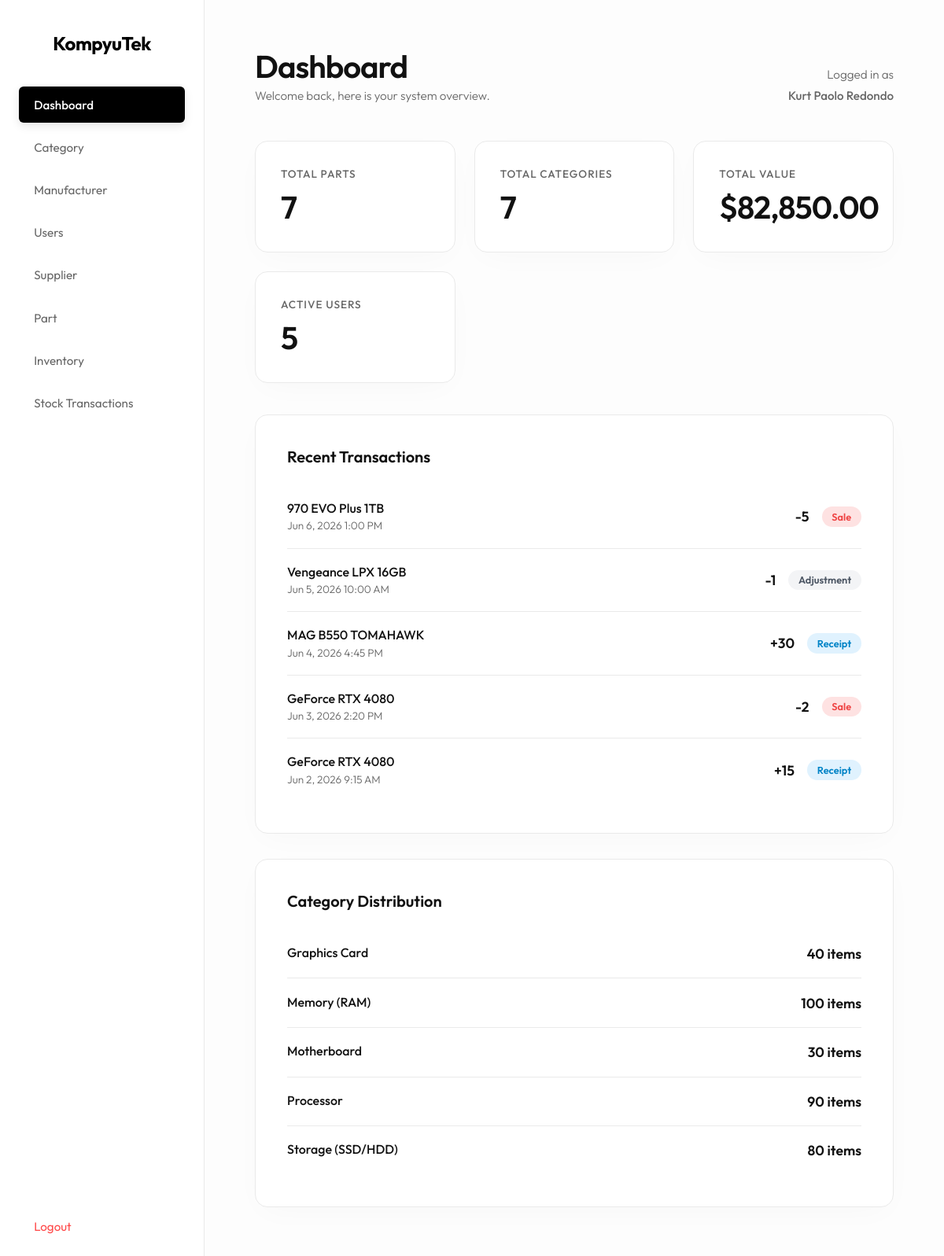
/index.php (signed in), run on the app's committed database.
### tables this page shows
CREATE TABLE `stocktransaction` (
  `TransactionID` int(11) NOT NULL,
  `TransactionType` varchar(255) NOT NULL,
  `Quantity` int(11) NOT NULL,
  `TransactionDate` datetime NOT NULL,
  `Notes` varchar(255) DEFAULT NULL,
  `PartID` int(11) DEFAULT NULL,
  `SupplierID` int(11) DEFAULT NULL,
  `UserID` int(11) DEFAULT NULL,
  `ReferenceNumber` varchar(255) NOT NULL
);

CREATE TABLE `part` (
  `PartID` int(11) NOT NULL,
  `SKU` varchar(255) NOT NULL,
  `PartName` varchar(255) NOT NULL,
  `ModelNumber` varchar(255) DEFAULT NULL,
  `CategoryID` int(11) DEFAULT NULL,
  `ManufacturerID` int(11) DEFAULT NULL,
  `Description` varchar(255) DEFAULT NULL,
  `Price` decimal(10,2) DEFAULT NULL
);

### index.php (the view, shortened to what this page needs)
<?php
include 'db.php';
$total_parts = 0;
$query_parts = "SELECT COUNT(*) AS total FROM Part";
$parts_result = $conn->query($query_parts);
if ($parts_result) {
    $parts_row = $parts_result->fetch_assoc();
    $total_parts = $parts_row['total'];
}
$total_categories = 0;
$query_cats = "SELECT COUNT(*) AS total FROM Category";
$cats_result = $conn->query($query_cats);
if ($cats_result) {
    $cats_row = $cats_result->fetch_assoc();
    $total_categories = $cats_row['total'];
}
$total_users = 0;
$query_users = "SELECT COUNT(*) AS total FROM Users WHERE IsActive = 1";
$users_result = $conn->query($query_users);
if ($users_result) {
    $users_row = $users_result->fetch_assoc();
    $total_users = $users_row['total'];
}
$total_inventory_value = 0;
$query_value = "SELECT SUM(Inventory.QuantityOnHand * Part.Price) AS total_value FROM Inventory JOIN Part ON Inventory.PartID = Part.PartID";
$value_result = $conn->query($query_value);
if ($value_result) {
    $value_row = $value_result->fetch_assoc();
    if ($value_row['total_value'] != null) {
        $total_inventory_value = $value_row['total_value'];
    }
}
$query_recent_transactions = "
    SELECT StockTransaction.TransactionType, StockTransaction.Quantity, StockTransaction.TransactionDate, Part.PartName
    FROM StockTransaction
    JOIN Part ON StockTransaction.PartID = Part.PartID
    ORDER BY StockTransaction.TransactionDate DESC
    LIMIT 5
";
$recent_transactions_result = $conn->query($query_recent_transactions);
$query_category_distribution = "
    SELECT c.CategoryName, SUM(i.QuantityOnHand) AS TotalItemsInStock
    FROM Part p
    INNER JOIN Inventory i ON p.PartID = i.PartID
    INNER JOIN Category c ON p.CategoryID = c.CategoryID
    GROUP BY c.CategoryName
";
$category_distribution_result = $conn->query($query_category_distribution);
?>
<!DOCTYPE html>
<html>
<head>
    <link rel="stylesheet" href="style.css?v=<?= time() ?>">
</head>
<body>
    <div class="sidebar">
        <h2>KompyuTek</h2>
        <a href="index.php" class="active">Dashboard</a>
        <a href="category.php">Category</a>
        <a href="manufacturer.php">Manufacturer</a>
        <a href="users.php">Users</a>
        <a href="supplier.php">Supplier</a>
        <a href="part.php">Part</a>
        <a href="inventory.php">Inventory</a>
        <a href="stocktransaction.php">Stock Transactions</a>
        <a href="logout.php" class="logout">Logout</a>
    </div>
    <div class="main-content">
        <div class="header">
            <div>
                <h1>Dashboard</h1>
                <p>Welcome back, here is your system overview.</p>
            </div>
            <div class="header-user-info">
                <p class="header-user-label">Logged in as</p>
                <p class="header-user-name"><?= htmlspecialchars($_SESSION['full_name']) ?></p>
            </div>
        </div>
        <div class="metrics-grid">
            <div class="metric-card">
                <span>Total Parts</span>
                <h2><?= number_format($total_parts) ?></h2>
            </div>
            <div class="metric-card">
                <span>Total Categories</span>
                <h2><?= number_format($total_categories) ?></h2>
            </div>
            <div class="metric-card">
                <span>Total Value</span>
                <h2>$<?= number_format((float)$total_inventory_value, 2) ?></h2>
            </div>
            <div class="metric-card">
                <span>Active Users</span>
                <h2><?= number_format($total_users) ?></h2>
            </div>
        </div>
        <div class="card">
            <h3>Recent Transactions</h3>
            <ul class="recent-list">
                <?php
                if ($recent_transactions_result) {
                    if ($recent_transactions_result->num_rows > 0) {
                        while ($transaction_row = $recent_transactions_result->fetch_assoc()) {
                            $type_css_class = '';
                            if ($transaction_row['TransactionType'] == 'Receipt') {
                                $type_css_class = 'tx-receipt';
                            } else if ($transaction_row['TransactionType'] == 'Sale') {
                                $type_css_class = 'tx-sale';
                            } else {
                                $type_css_class = 'tx-adjustment';
                            }
                            $math_sign = '';
                            if ((int)$transaction_row['Quantity'] > 0) {
                                $math_sign = '+';
                            }
                            ?>
                            <li>
                                <div>
                                    <p class="feed-item-title"><?= htmlspecialchars($transaction_row['PartName']) ?></p>
                                    <p class="feed-item-date"><?= date('M j, Y g:i A', strtotime($transaction_row['TransactionDate'])) ?></p>
                                </div>
                                <div class="feed-item-right">
                                    <span class="feed-qty"><?= $math_sign ?><?= htmlspecialchars($transaction_row['Quantity']) ?></span>
                                    <span class="tx-type <?= $type_css_class ?>"><?= htmlspecialchars($transaction_row['TransactionType']) ?></span>
                                </div>
                            </li>
                            <?php
                        }
                    } else {
                        echo '<li class="feed-empty">No recent transactions found.</li>';
                    }
                }
                ?>
            </ul>
        </div>
        <div class="card" style="margin-top: 20px;">
            <h3>Category Distribution</h3>
            <ul class="recent-list">
                <?php
                if ($category_distribution_result) {
                    if ($category_distribution_result->num_rows > 0) {
                        while ($cat_row = $category_distribution_result->fetch_assoc()) {
                            ?>
                            <li>
                                <div>
                                    <p class="feed-item-title"><?= htmlspecialchars($cat_row['CategoryName']) ?></p>
                                </div>
                                <div class="feed-item-right">
                                    <span class="feed-qty"><?= number_format($cat_row['TotalItemsInStock']) ?> items</span>
                                </div>
                            </li>
                            <?php
                        }
                    } else {
                        echo '<li class="feed-empty">No category distribution data found.</li>';
                    }
                }
                ?>
            </ul>
        </div>
    </div>
</body>
</html>

### style.css (style rules this page uses)
:root { --bg-body: #fdfdfd; --bg-surface: #ffffff; --text-primary: #111111; --text-secondary: #666666; --accent: #000000; --border: #eaeaea; --danger: #ff4a4a; --success: #000000; }
* { box-sizing: border-box; font-family: 'Outfit', sans-serif; margin: 0; padding: 0; }
body { background: var(--bg-body); color: var(--text-primary); display: flex; min-height: 100vh; font-weight: 300; -webkit-font-smoothing: antialiased; }
.sidebar { width: 260px; background: var(--bg-surface); padding: 2.5rem 1.5rem; border-right: 1px solid var(--border); display: flex; flex-direction: column; }
.sidebar h2 { margin-bottom: 2.5rem; color: var(--accent); font-size: 1.5rem; text-align: center; font-weight: 700; letter-spacing: -0.5px; }
.sidebar a { display: flex; align-items: center; padding: 0.85rem 1.2rem; color: var(--text-secondary); text-decoration: none; border-radius: 6px; margin-bottom: 0.5rem; transition: all 0.2s ease; font-weight: 400; font-size: 0.95rem; }
.sidebar a.active { background: var(--accent); color: white; font-weight: 500; box-shadow: 0 4px 12px rgba(0,0,0,0.1); }
.sidebar a.logout { margin-top: auto; color: var(--danger); }
.main-content { flex: 1; padding: 4rem; overflow-y: auto; background: var(--bg-body); }
.header { margin-bottom: 3rem; display: flex; justify-content: space-between; align-items: flex-end; }
.header h1 { font-size: 2.5rem; font-weight: 600; letter-spacing: -1px; color: var(--text-primary); line-height: 1; }
.header p { color: var(--text-secondary); font-size: 0.95rem; margin-top: 0.5rem; }
.header-user-info { text-align: right; }
.header-user-label { color: var(--text-secondary); font-size: 0.85rem; }
.header-user-name { font-weight: 500; }
.card { background: var(--bg-surface); border: 1px solid var(--border); border-radius: 16px; padding: 2.5rem; margin-bottom: 2rem; box-shadow: 0 10px 40px -10px rgba(0,0,0,0.03); transition: transform 0.2s ease, box-shadow 0.2s ease; }
.card h3 { font-size: 1.25rem; font-weight: 600; margin-bottom: 1.5rem; color: var(--text-primary); }
.metrics-grid { display: grid; grid-template-columns: repeat(auto-fit, minmax(220px, 1fr)); gap: 1.5rem; margin-bottom: 2.5rem; }
.metric-card { background: var(--bg-surface); padding: 2rem; border-radius: 16px; border: 1px solid var(--border); box-shadow: 0 10px 40px -10px rgba(0,0,0,0.03); display: flex; flex-direction: column; gap: 0.5rem; }
.metric-card span { font-size: 0.85rem; color: var(--text-secondary); text-transform: uppercase; letter-spacing: 1px; font-weight: 500; }
.metric-card h2 { font-size: 2.5rem; color: var(--text-primary); font-weight: 600; letter-spacing: -1px; }
.recent-list { list-style: none; padding: 0; }
.recent-list li { display: flex; justify-content: space-between; padding: 1.2rem 0; border-bottom: 1px solid var(--border); align-items: center; }
.recent-list li:last-child { border-bottom: none; }
.tx-type { padding: 0.3rem 0.8rem; border-radius: 20px; font-size: 0.8rem; font-weight: 600; }
.tx-receipt { background: #e0f2fe; color: #0284c7; }
.tx-sale { background: #fee2e2; color: #ef4444; }
.tx-adjustment { background: #f3f4f6; color: #4b5563; }
.feed-item-title { font-weight: 500; color: var(--text-primary); margin-bottom: 0.2rem; }
.feed-item-date { font-size: 0.85rem; color: var(--text-secondary); }
.feed-item-right { display: flex; align-items: center; gap: 1rem; }
.feed-qty { font-weight: 600; font-size: 1.1rem; }

### data on the page
stocktransaction: PartID.PartName "970 EVO Plus 1TB", TransactionDate "Jun 6, 2026 1:00 PM", Quantity "-5", TransactionType "Sale"
stocktransaction: PartID.PartName "Vengeance LPX 16GB", TransactionDate "Jun 5, 2026 10:00 AM", Quantity "-1", TransactionType "Adjustment"
stocktransaction: PartID.PartName "MAG B550 TOMAHAWK", TransactionDate "Jun 4, 2026 4:45 PM", Quantity "+", Quantity "30", TransactionType "Receipt"
stocktransaction: PartID.PartName "GeForce RTX 4080", TransactionDate "Jun 3, 2026 2:20 PM", Quantity "-2", TransactionType "Sale"
stocktransaction: PartID.PartName "GeForce RTX 4080", TransactionDate "Jun 2, 2026 9:15 AM", Quantity "+", Quantity "15", TransactionType "Receipt"

### other printed values
$_SESSION['full_name'] "Kurt Paolo Redondo"
$total_parts "7"
$total_categories "7"
$total_inventory_value "82,850.00"
$total_users "5"
$cat_row['CategoryName'] "Graphics Card"
$cat_row['TotalItemsInStock'] "40"
$cat_row['CategoryName'] "Memory (RAM)"
$cat_row['TotalItemsInStock'] "100"
$cat_row['CategoryName'] "Motherboard"
$cat_row['TotalItemsInStock'] "30"
$cat_row['CategoryName'] "Processor"
$cat_row['TotalItemsInStock'] "90"
$cat_row['CategoryName'] "Storage (SSD/HDD)"
$cat_row['TotalItemsInStock'] "80"
